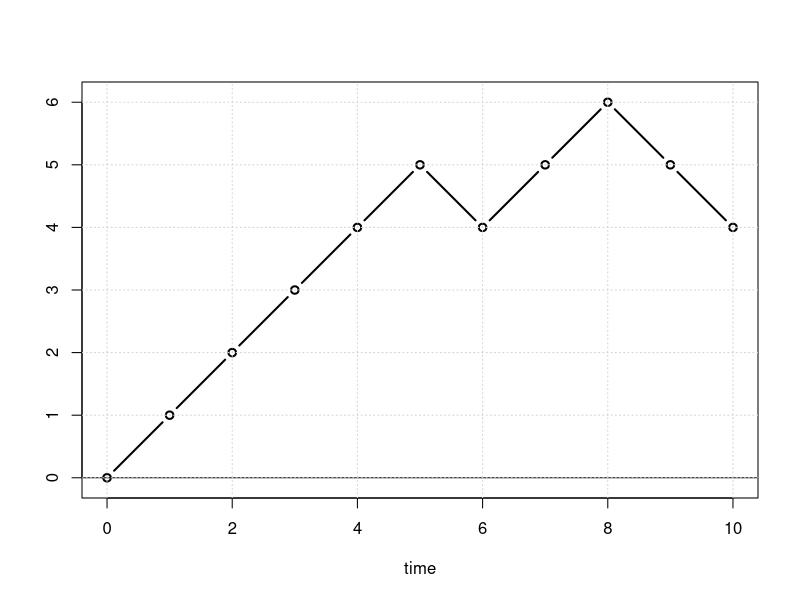
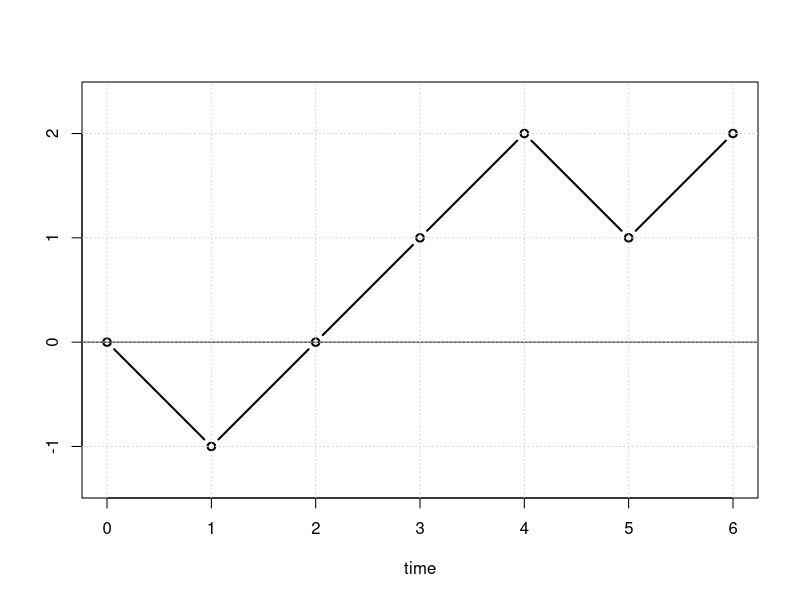

Generate these figures, in order, with R:
rw = function(x,col=rep(1,length(x)+1)) {
    y = c(0,cumsum(2*x-1))
    plot(0:length(x),y,ty='b',xlab='time',ylab='',asp=1,lwd=2,col=col)
    abline(h=0)
    grid()
}
rw(sample(0:1,10,rep=T))
rw(c(0,1,1,1,0,1))
